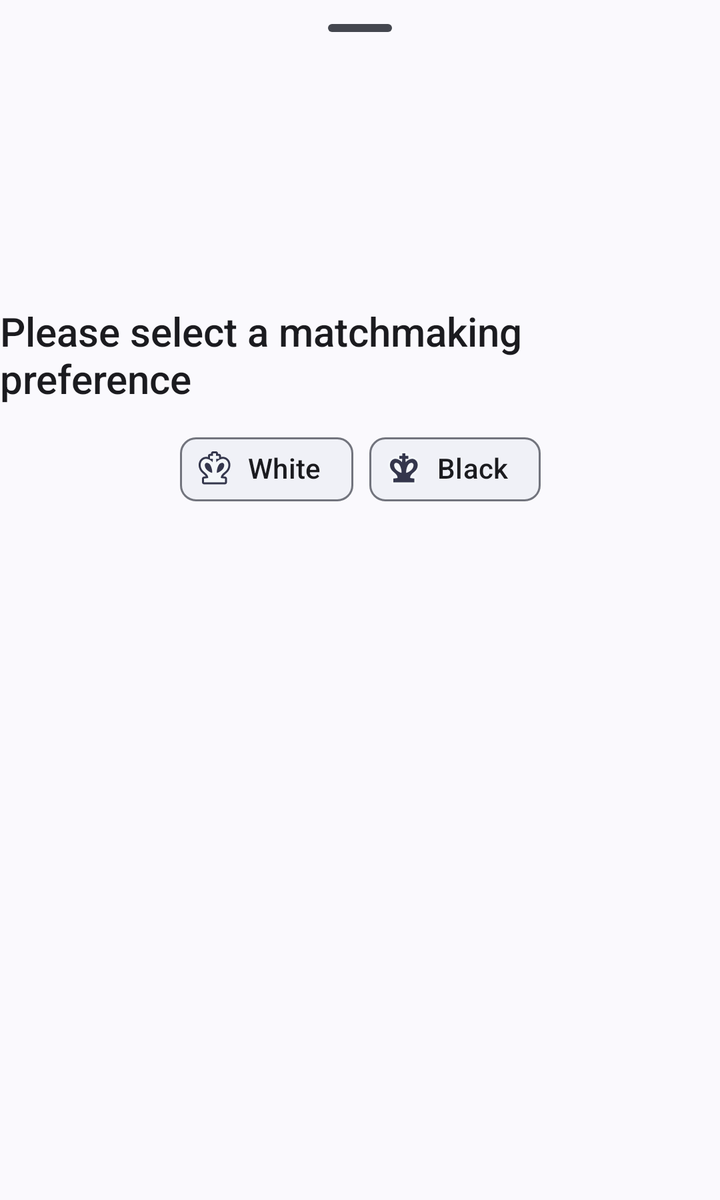
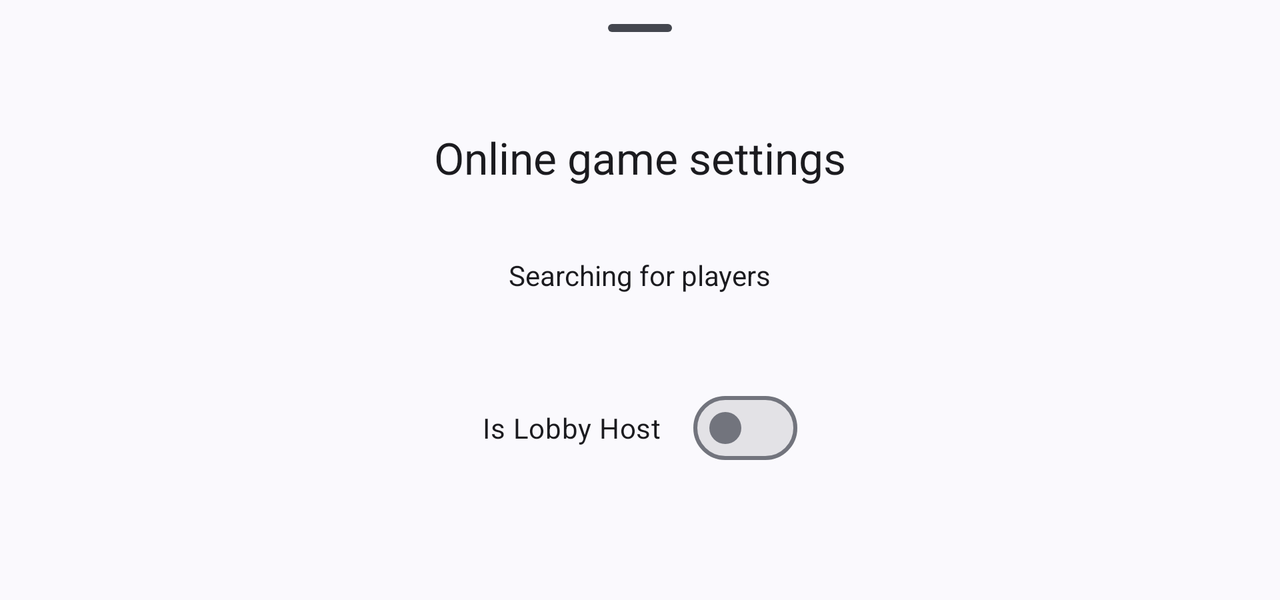

Compare how this app lays out the same screen by default and in its alternative resource folder. The renders come first, then the two layout files and the values they reference.
<!-- AndroidManifest.xml: application theme Theme.Material3.DynamicColors.DayNight.NoActionBar -->
<!-- res/layout/select_device_dialog.xml -->
<?xml version="1.0" encoding="utf-8"?>
<androidx.constraintlayout.widget.ConstraintLayout xmlns:android="http://schemas.android.com/apk/res/android"
    xmlns:app="http://schemas.android.com/apk/res-auto"
    xmlns:tools="http://schemas.android.com/tools"
    android:id="@+id/bottom_sheet"
    style="@style/Widget.Material3.BottomSheet.Modal"
    android:layout_width="match_parent"
    android:layout_height="match_parent"
    android:orientation="vertical"
    app:behavior_hideable="false"
    app:behavior_peekHeight="auto"
    app:layout_behavior="com.google.android.material.bottomsheet.BottomSheetBehavior"
    tools:layout_gravity="bottom"
    tools:layout_height="600dp">

    
    <com.google.android.material.bottomsheet.BottomSheetDragHandleView
        android:id="@+id/drag_handle"
        android:layout_width="match_parent"
        android:layout_height="wrap_content"
        android:minWidth="48dp"
        android:minHeight="48dp"
        app:layout_constraintEnd_toEndOf="parent"
        app:layout_constraintStart_toStartOf="parent"
        app:layout_constraintTop_toTopOf="parent" />

    
    <com.google.android.material.progressindicator.CircularProgressIndicator
        android:id="@+id/SearchingIndicator"
        style="@style/Widget.Material3.CircularProgressIndicator"
        android:layout_width="wrap_content"
        android:layout_height="wrap_content"
        android:layout_marginTop="48dp"
        android:indeterminate="true"
        android:visibility="invisible"
        app:layout_constraintEnd_toEndOf="parent"
        app:layout_constraintStart_toStartOf="parent"
        app:layout_constraintTop_toBottomOf="@+id/drag_handle" />

    <TextView
        android:id="@+id/SearchingText"
        android:layout_width="wrap_content"
        android:layout_height="wrap_content"
        android:layout_marginTop="8dp"
        android:autoSizeTextType="uniform"
        android:text="Please select a matchmaking preference"
        android:textAppearance="@style/TextAppearance.AppCompat.Title"
        app:layout_constraintEnd_toEndOf="parent"
        app:layout_constraintStart_toStartOf="parent"
        app:layout_constraintTop_toBottomOf="@+id/SearchingIndicator" />

    <com.google.android.material.chip.ChipGroup
        android:id="@+id/matchmaking_pref"
        android:layout_width="wrap_content"
        android:layout_height="wrap_content"
        android:layout_marginTop="8dp"
        app:layout_constraintEnd_toEndOf="parent"
        app:layout_constraintStart_toStartOf="parent"
        app:layout_constraintTop_toBottomOf="@+id/SearchingText"
        app:selectionRequired="true"
        app:singleSelection="true">

        <com.google.android.material.chip.Chip
            android:id="@+id/white_chip"
            style="@style/Widget.Material3.Chip.Assist"
            android:layout_width="wrap_content"
            android:layout_height="wrap_content"
            android:text="White"
            app:chipIcon="@drawable/king_white"
            app:ensureMinTouchTargetSize="true" />

        <com.google.android.material.chip.Chip
            android:id="@+id/black_chip"
            style="@style/Widget.Material3.Chip.Assist"
            android:layout_width="wrap_content"
            android:layout_height="wrap_content"
            android:text="Black"
            app:chipIcon="@drawable/king_black"
            app:ensureMinTouchTargetSize="true" />
    </com.google.android.material.chip.ChipGroup>
</androidx.constraintlayout.widget.ConstraintLayout>
<!-- resources referenced by this layout -->
<resources>
  <!-- drawable king_black (drawable) -->
  <vector xmlns:android="http://schemas.android.com/apk/res/android"
      android:width="34dp"
      android:height="34dp"
      android:viewportWidth="72"
      android:viewportHeight="72">
  
      <path
          android:fillColor="#F4F7FA"
          android:fillType="evenOdd"
          android:pathData="M30.002,3.875C30.069,1.716 31.84,0 34,0H40C42.16,0 43.931,1.716 43.998,3.875L44.033,5H46C48.209,5 50,6.791 50,9V11.426C54.36,10.439 59.066,11.098 63.061,14.427C71.359,21.342 70.595,35.838 60.747,43.767C58.371,45.68 56.504,47.266 55.218,48.901C54.924,49.274 54.673,49.635 54.462,49.988L58.516,50.536C60.5,50.804 61.979,52.498 61.979,54.5V62C61.979,64.209 60.189,66 57.979,66H16.021C13.811,66 12.021,64.209 12.021,62V54.5C12.021,52.498 13.5,50.804 15.484,50.536L19.538,49.988C19.327,49.635 19.076,49.274 18.782,48.901C17.497,47.266 15.629,45.68 13.253,43.767C3.405,35.838 2.641,21.342 10.939,14.427C14.934,11.098 19.64,10.439 24,11.426V9C24,6.791 25.791,5 28,5H29.967L30.002,3.875Z" />
  
      <path
          android:fillColor="#34364C"
          android:fillType="evenOdd"
          android:pathData="M34,4H40L40.156,9H46V15H40.344L40.618,21.793C40.728,21.664 40.841,21.537 40.957,21.413C46.421,15.607 54.521,12.517 60.5,17.5C66.5,22.5 66.5,34 58.239,40.651C53.559,44.419 49.367,48.051 49.574,53.363L57.979,54.5V62H16.021V54.5L24.426,53.363C24.633,48.051 20.441,44.419 15.761,40.651C7.5,34 7.5,22.5 13.5,17.5C19.479,12.517 27.579,15.607 33.043,21.413C33.159,21.537 33.272,21.664 33.382,21.793L33.656,15H28V9H33.844L34,4ZM28.348,26.973C32.015,32.979 32.5,40 32.5,43.053C30.662,43.056 23.734,40.008 20.066,35.005C17.425,31.402 16.736,26.058 19,23.983C21.264,21.907 26.056,23.219 28.348,26.973ZM45.652,26.973C41.985,32.979 41.5,40 41.5,43.053C43.338,43.056 50.266,40.008 53.934,35.005C56.575,31.402 57.264,26.058 55,23.983C52.736,21.907 47.944,23.219 45.652,26.973Z" />
  
  </vector>
  <!-- drawable king_white (drawable) -->
  <vector xmlns:android="http://schemas.android.com/apk/res/android" android:height="34dp" android:viewportHeight="72" android:viewportWidth="72" android:width="34dp">
        
      <path android:fillColor="#34364C" android:fillType="evenOdd" android:pathData="M30.002,3.875C30.069,1.716 31.84,0 34,0H40C42.16,0 43.931,1.716 43.998,3.875L44.033,5H46C48.209,5 50,6.791 50,9V11.426C54.36,10.439 59.066,11.098 63.061,14.427C71.359,21.342 70.595,35.838 60.747,43.767C58.371,45.68 56.504,47.266 55.218,48.901C54.924,49.274 54.673,49.635 54.462,49.988L58.516,50.536C60.5,50.804 61.979,52.498 61.979,54.5V62C61.979,64.209 60.189,66 57.979,66H16.021C13.811,66 12.021,64.209 12.021,62V54.5C12.021,52.498 13.5,50.804 15.484,50.536L19.538,49.988C19.327,49.635 19.076,49.274 18.782,48.901C17.497,47.266 15.629,45.68 13.253,43.767C3.405,35.838 2.641,21.342 10.939,14.427C14.934,11.098 19.64,10.439 24,11.426V9C24,6.791 25.791,5 28,5H29.967L30.002,3.875Z"/>
        
      <path android:fillColor="#F4F7FA" android:fillType="evenOdd" android:pathData="M34,4H40L40.156,9H46V15H40.344L40.618,21.793C40.728,21.664 40.841,21.537 40.957,21.413C46.421,15.607 54.521,12.517 60.5,17.5C66.5,22.5 66.5,34 58.239,40.651C53.559,44.419 49.367,48.051 49.574,53.363L57.979,54.5V62H16.021V54.5L24.426,53.363C24.633,48.051 20.441,44.419 15.761,40.651C7.5,34 7.5,22.5 13.5,17.5C19.479,12.517 27.579,15.607 33.043,21.413C33.159,21.537 33.272,21.664 33.382,21.793L33.656,15H28V9H33.844L34,4ZM28.348,26.973C32.015,32.979 32.5,40 32.5,43.053C30.662,43.056 23.734,40.008 20.066,35.005C17.425,31.402 16.736,26.058 19,23.983C21.264,21.907 26.056,23.219 28.348,26.973ZM45.652,26.973C41.985,32.979 41.5,40 41.5,43.053C43.338,43.056 50.266,40.008 53.934,35.005C56.575,31.402 57.264,26.058 55,23.983C52.736,21.907 47.944,23.219 45.652,26.973Z"/>
      
  </vector>
</resources>
<!-- res/layout-land/select_device_dialog.xml (the repository's variant of the layout above) -->
<!-- drawn on the phone turned sideways -->
<?xml version="1.0" encoding="utf-8"?>
<FrameLayout xmlns:android="http://schemas.android.com/apk/res/android"
    xmlns:app="http://schemas.android.com/apk/res-auto"
    xmlns:tools="http://schemas.android.com/tools"
    android:id="@+id/standard_bottom_sheet"
    style="@style/Widget.Material3.BottomSheet"
    android:layout_width="match_parent"
    android:layout_height="300dp"
    android:layout_gravity="bottom"
    app:layout_behavior="com.google.android.material.bottomsheet.BottomSheetBehavior">

    
    <com.google.android.material.bottomsheet.BottomSheetDragHandleView
        android:id="@+id/drag_handle"
        android:layout_width="match_parent"
        android:layout_height="wrap_content" />

    
    <TextView
        android:layout_width="wrap_content"
        android:layout_height="wrap_content"
        android:layout_gravity="center_horizontal"
        android:layout_marginTop="64dp"
        android:text="Online game settings"
        android:textAppearance="@style/TextAppearance.AppCompat.Large" />

    <TextView
        android:id="@+id/bsSearching"
        android:layout_width="wrap_content"
        android:layout_height="wrap_content"
        android:layout_gravity="center_horizontal"
        android:layout_marginTop="128dp"
        android:text="Searching for players"
        android:textAppearance="@style/TextAppearance.AppCompat.Body1" />

    
    
    
    
    
    
    

    <com.google.android.material.materialswitch.MaterialSwitch
        android:id="@+id/msIsHost"
        android:layout_width="wrap_content"
        android:layout_height="wrap_content"
        android:layout_gravity="center"
        android:layout_marginTop="64dp"
        android:text="Is Lobby Host" />
</FrameLayout>
<!-- resources referenced by the variant -->
<!-- as the phone turned sideways resolves them -->
<resources>

</resources>
